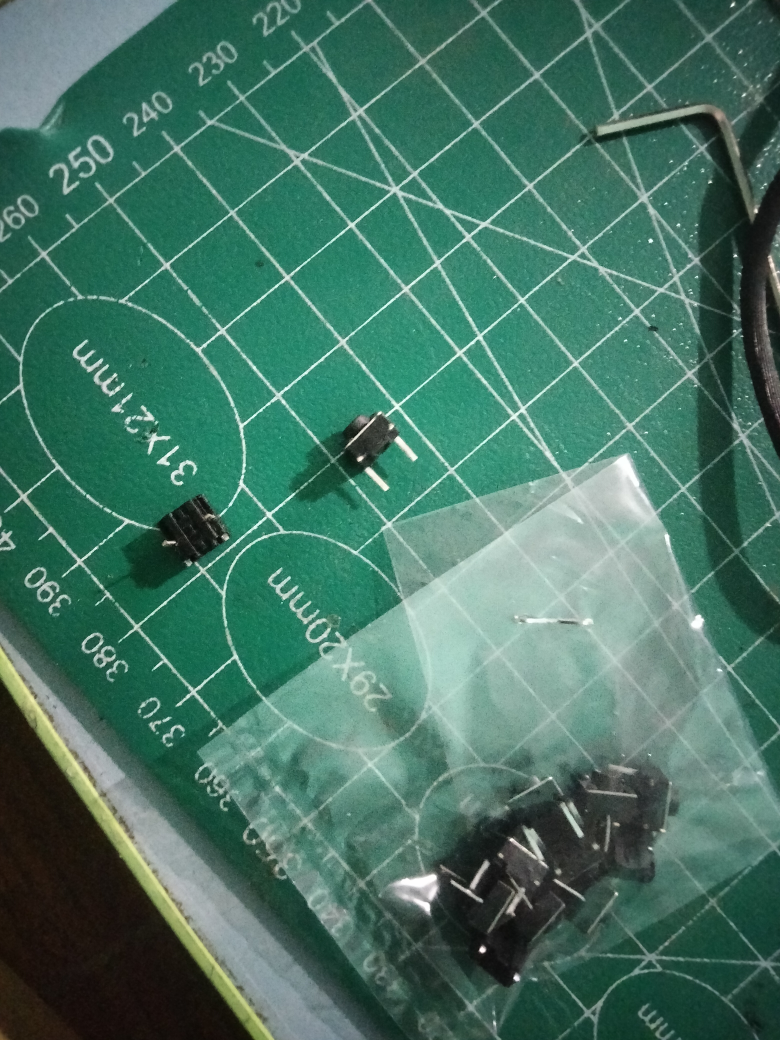
#> input picture sample/IMG20261011100222.jpg, 3120 x 4160 px, found by its file name (shown at 1/4 size)
$ python measure_grid.py
#> lines starting #> are read from the running program, lines starting #| are printed output that depends on the picture
from PIL import Image
import numpy as np

img = Image.open("sample/IMG20261011100222.jpg")
#> img is the input picture: PIL image 3120x4160 RGB; mean R, G, B 69.5, 115.3, 99.8
# Let's inspect the cutting mat lines near the switch
# Switch is around (1500, 1700)
# Let's crop a 600x600 region around the switch and print dimensions
crop = img.crop((1200, 1400, 1800, 2000))
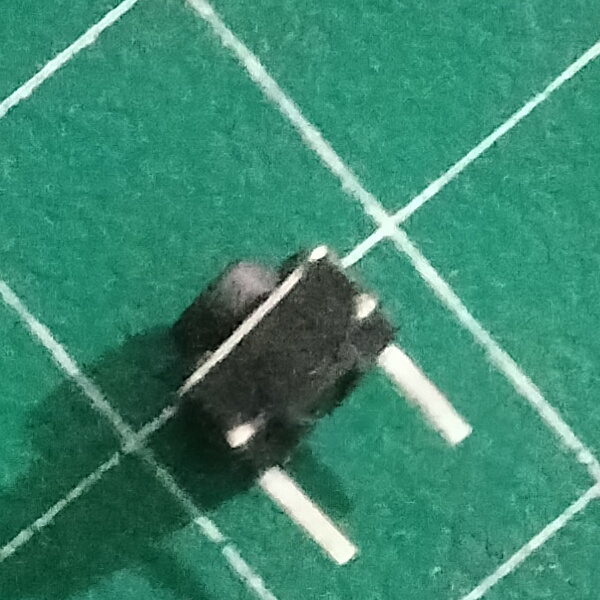
#> crop: PIL image 600x600 RGB; mean R, G, B 59.9, 135.6, 112
crop.save("sample/switch_exact.jpg")
print("Saved switch_exact.jpg")
